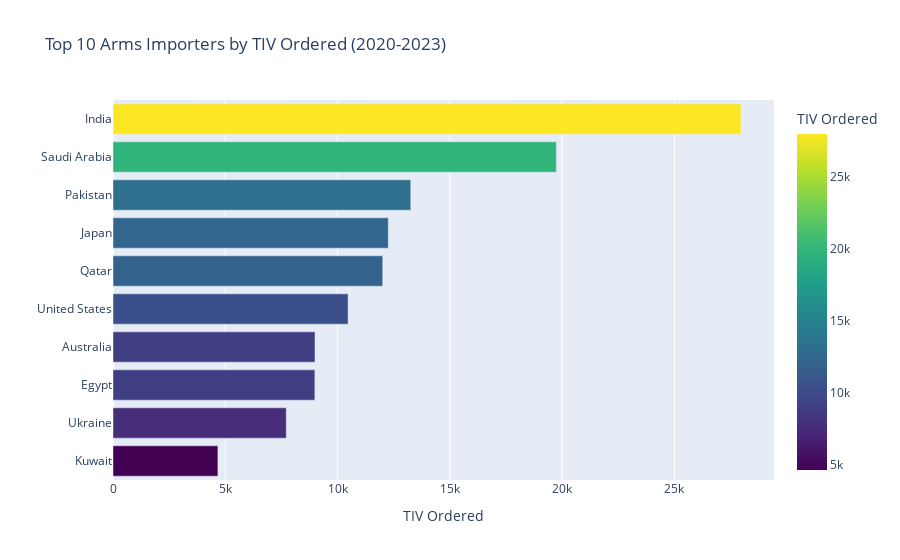

Source (notebook cell):
### Code cell
# Top importers using TIV with mean for economic metrics
country_tiv_totals = df.groupby('country').agg({
    'tiv_total_order': 'sum',
    'tiv_delivered': 'sum',
    'gdp': 'mean',           
    'mil_exp_pct': 'mean',   
    'population': 'mean',    
    'units_ordered': 'sum'
}).reset_index()

fig = px.bar(country_tiv_totals.nlargest(10, 'tiv_total_order'), 
             x='tiv_total_order', y='country',
             title='Top 10 Arms Importers by TIV Ordered (2020-2023)',
             hover_data=['tiv_delivered', 'units_ordered', 'gdp', 'mil_exp_pct', 'population'],
             labels={'tiv_total_order': 'TIV Ordered', 'country': ''},
             color='tiv_total_order',
             color_continuous_scale='viridis')
fig.update_layout(yaxis={'categoryorder':'total ascending'})
fig.show()

### Figure 1 — Plotly figure (JSON) as saved in the notebook; plotly's stock layout.template omitted (floating-point values rounded to 4 significant figures)
{"data": [{"customdata": [[10710.0, 108800.0, 3209000000000.0, 2.514, 1420000000.0], [8564.0, 29740.0, 1042000000000.0, 7.417, 32010000.0], [5531.0, 8322.0, 343700000000.0, 3.162, 242300000.0], [4572.0, 3907.0, 4609000000000.0, 1.088, 125400000.0], [8630.0, 13590.0, 199400000000.0, 6.761, 2650000.0], [3231.0, 8368.0, 24630000000000.0, 3.441, 333500000.0], [4042.0, 5198.0, 1548000000000.0, 1.963, 25950000.0], [4585.0, 6623.0, 422400000000.0, 1.033, 112100000.0], [7271.0, 37790.0, 172500000000.0, 30.85, 39430000.0], [3698.0, 1103.0, 160600000000.0, 5.449, 4596000.0]], "hovertemplate": "TIV Ordered=%{marker.color}<br>=%{y}<br>tiv_delivered=%{customdata[0]}<br>units_ordered=%{customdata[1]}<br>gdp=%{customdata[2]}<br>mil_exp_pct=%{customdata[3]}<br>population=%{customdata[4]}<extra></extra>", "legendgroup": "", "marker": {"color": [27960.0, 19740.0, 13260.0, 12260.0, 12010.0, 10470.0, 8994.0, 8989.0, 7715.0, 4672.0], "coloraxis": "coloraxis", "pattern": {"shape": ""}}, "name": "", "orientation": "h", "showlegend": false, "textposition": "auto", "type": "bar", "x": [27960.0, 19740.0, 13260.0, 12260.0, 12010.0, 10470.0, 8994.0, 8989.0, 7715.0, 4672.0], "xaxis": "x", "y": ["India", "Saudi Arabia", "Pakistan", "Japan", "Qatar", "United States", "Australia", "Egypt", "Ukraine", "Kuwait"], "yaxis": "y"}], "layout": {"barmode": "relative", "coloraxis": {"colorbar": {"title": {"text": "TIV Ordered"}}, "colorscale": [[0, "#440154"], [0.1111, "#482878"], [0.2222, "#3e4989"], [0.3333, "#31688e"], [0.4444, "#26828e"], [0.5556, "#1f9e89"], [0.6667, "#35b779"], [0.7778, "#6ece58"], [0.8889, "#b5de2b"], [1, "#fde725"]]}, "legend": {"tracegroupgap": 0}, "title": {"text": "Top 10 Arms Importers by TIV Ordered (2020-2023)"}, "xaxis": {"anchor": "y", "domain": [0, 1], "title": {"text": "TIV Ordered"}}, "yaxis": {"anchor": "x", "categoryorder": "total ascending", "domain": [0, 1], "title": {"text": ""}}}}
